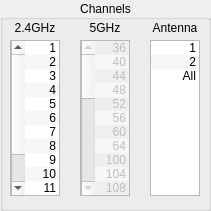
              <widget class="QGroupBox" name="ChannelsGroupBox">
               <property name="geometry">
                <rect>
                 <x>10</x>
                 <y>70</y>
                 <width>211</width>
                 <height>211</height>
                </rect>
               </property>
               <property name="title">
                <string>Channels</string>
               </property>
               <property name="alignment">
                <set>Qt::AlignCenter</set>
               </property>
               <widget class="QLabel" name="OTA_2GHzLabel">
                <property name="geometry">
                 <rect>
                  <x>10</x>
                  <y>20</y>
                  <width>50</width>
                  <height>16</height>
                 </rect>
                </property>
                <property name="text">
                 <string>2.4GHz</string>
                </property>
                <property name="alignment">
                 <set>Qt::AlignCenter</set>
                </property>
               </widget>
               <widget class="QLabel" name="OTA_5GHzLabel">
                <property name="geometry">
                 <rect>
                  <x>80</x>
                  <y>20</y>
                  <width>50</width>
                  <height>16</height>
                 </rect>
                </property>
                <property name="text">
                 <string>5GHz</string>
                </property>
                <property name="alignment">
                 <set>Qt::AlignCenter</set>
                </property>
               </widget>
               <widget class="QListWidget" name="OTA_24SelList">
                <property name="geometry">
                 <rect>
                  <x>10</x>
                  <y>40</y>
                  <width>50</width>
                  <height>156</height>
                 </rect>
                </property>
                <property name="layoutDirection">
                 <enum>Qt::RightToLeft</enum>
                </property>
                <property name="styleSheet">
                 <string notr="true">selection-color: rgb(0, 0, 0);
item::selection-color: rgb(11, 234, 63);
item::selection-background-color: rgb(0, 170, 0);
item::background-color: rgb(255, 255, 255);</string>
                </property>
                <property name="editTriggers">
                 <set>QAbstractItemView::NoEditTriggers</set>
                </property>
                <property name="alternatingRowColors">
                 <bool>true</bool>
                </property>
                <property name="selectionMode">
                 <enum>QAbstractItemView::MultiSelection</enum>
                </property>
                <property name="modelColumn">
                 <number>0</number>
                </property>
                <item>
                 <property name="text">
                  <string>1</string>
                 </property>
                </item>
                <item>
                 <property name="text">
                  <string>2</string>
                 </property>
                </item>
                <item>
                 <property name="text">
                  <string>3</string>
                 </property>
                </item>
                <item>
                 <property name="text">
                  <string>4</string>
                 </property>
                </item>
                <item>
                 <property name="text">
                  <string>5</string>
                 </property>
                </item>
                <item>
                 <property name="text">
                  <string>6</string>
                 </property>
                </item>
                <item>
                 <property name="text">
                  <string>7</string>
                 </property>
                </item>
                <item>
                 <property name="text">
                  <string>8</string>
                 </property>
                </item>
                <item>
                 <property name="text">
                  <string>9</string>
                 </property>
                </item>
                <item>
                 <property name="text">
                  <string>10</string>
                 </property>
                </item>
                <item>
                 <property name="text">
                  <string>11</string>
                 </property>
                </item>
                <item>
                 <property name="text">
                  <string>12</string>
                 </property>
                </item>
                <item>
                 <property name="text">
                  <string>13</string>
                 </property>
                </item>
                <item>
                 <property name="text">
                  <string>14</string>
                 </property>
                </item>
               </widget>
               <widget class="QListWidget" name="OTA_5SelList">
                <property name="enabled">
                 <bool>false</bool>
                </property>
                <property name="geometry">
                 <rect>
                  <x>80</x>
                  <y>40</y>
                  <width>50</width>
                  <height>156</height>
                 </rect>
                </property>
                <property name="layoutDirection">
                 <enum>Qt::RightToLeft</enum>
                </property>
                <property name="styleSheet">
                 <string notr="true">selection-color: rgb(0, 0, 0);
item::selection-color: rgb(11, 234, 63);
item::selection-background-color: rgb(0, 170, 0);
item::background-color: rgb(255, 255, 255);</string>
                </property>
                <property name="editTriggers">
                 <set>QAbstractItemView::NoEditTriggers</set>
                </property>
                <property name="alternatingRowColors">
                 <bool>true</bool>
                </property>
                <property name="selectionMode">
                 <enum>QAbstractItemView::MultiSelection</enum>
                </property>
                <item>
                 <property name="text">
                  <string>36</string>
                 </property>
                </item>
                <item>
                 <property name="text">
                  <string>40</string>
                 </property>
                </item>
                <item>
                 <property name="text">
                  <string>44</string>
                 </property>
                </item>
                <item>
                 <property name="text">
                  <string>48</string>
                 </property>
                </item>
                <item>
                 <property name="text">
                  <string>52</string>
                 </property>
                </item>
                <item>
                 <property name="text">
                  <string>56</string>
                 </property>
                </item>
                <item>
                 <property name="text">
                  <string>60</string>
                 </property>
                </item>
                <item>
                 <property name="text">
                  <string>64</string>
                 </property>
                </item>
                <item>
                 <property name="text">
                  <string>100</string>
                 </property>
                </item>
                <item>
                 <property name="text">
                  <string>104</string>
                 </property>
                </item>
                <item>
                 <property name="text">
                  <string>108</string>
                 </property>
                </item>
                <item>
                 <property name="text">
                  <string>112</string>
                 </property>
                </item>
                <item>
                 <property name="text">
                  <string>116</string>
                 </property>
                </item>
                <item>
                 <property name="text">
                  <string>120</string>
                 </property>
                </item>
                <item>
                 <property name="text">
                  <string>124</string>
                 </property>
                </item>
                <item>
                 <property name="text">
                  <string>128</string>
                 </property>
                </item>
                <item>
                 <property name="text">
                  <string>132</string>
                 </property>
                </item>
                <item>
                 <property name="text">
                  <string>136</string>
                 </property>
                </item>
                <item>
                 <property name="text">
                  <string>140</string>
                 </property>
                </item>
                <item>
                 <property name="text">
                  <string>149</string>
                 </property>
                </item>
                <item>
                 <property name="text">
                  <string>153</string>
                 </property>
                </item>
                <item>
                 <property name="text">
                  <string>157</string>
                 </property>
                </item>
                <item>
                 <property name="text">
                  <string>161</string>
                 </property>
                </item>
                <item>
                 <property name="text">
                  <string>184</string>
                 </property>
                </item>
                <item>
                 <property name="text">
                  <string>188</string>
                 </property>
                </item>
                <item>
                 <property name="text">
                  <string>192</string>
                 </property>
                </item>
                <item>
                 <property name="text">
                  <string>196</string>
                 </property>
                </item>
                <item>
                 <property name="text">
                  <string>200</string>
                 </property>
                </item>
                <item>
                 <property name="text">
                  <string>204</string>
                 </property>
                </item>
                <item>
                 <property name="text">
                  <string>208</string>
                 </property>
                </item>
                <item>
                 <property name="text">
                  <string>212</string>
                 </property>
                </item>
                <item>
                 <property name="text">
                  <string>216</string>
                 </property>
                </item>
               </widget>
               <widget class="QLabel" name="OTA_AntLabel">
                <property name="geometry">
                 <rect>
                  <x>150</x>
                  <y>20</y>
                  <width>50</width>
                  <height>16</height>
                 </rect>
                </property>
                <property name="text">
                 <string>Antenna</string>
                </property>
                <property name="alignment">
                 <set>Qt::AlignCenter</set>
                </property>
               </widget>
               <widget class="QListWidget" name="OTA_AntSelList">
                <property name="enabled">
                 <bool>true</bool>
                </property>
                <property name="geometry">
                 <rect>
                  <x>150</x>
                  <y>40</y>
                  <width>50</width>
                  <height>156</height>
                 </rect>
                </property>
                <property name="layoutDirection">
                 <enum>Qt::RightToLeft</enum>
                </property>
                <property name="styleSheet">
                 <string notr="true">selection-color: rgb(0, 0, 0);
item::selection-color: rgb(11, 234, 63);
item::selection-background-color: rgb(0, 170, 0);
item::background-color: rgb(255, 255, 255);</string>
                </property>
                <property name="editTriggers">
                 <set>QAbstractItemView::NoEditTriggers</set>
                </property>
                <property name="alternatingRowColors">
                 <bool>true</bool>
                </property>
                <property name="selectionMode">
                 <enum>QAbstractItemView::MultiSelection</enum>
                </property>
                <item>
                 <property name="text">
                  <string>1</string>
                 </property>
                </item>
                <item>
                 <property name="text">
                  <string>2</string>
                 </property>
                </item>
                <item>
                 <property name="text">
                  <string>All</string>
                 </property>
                </item>
               </widget>
              </widget>
